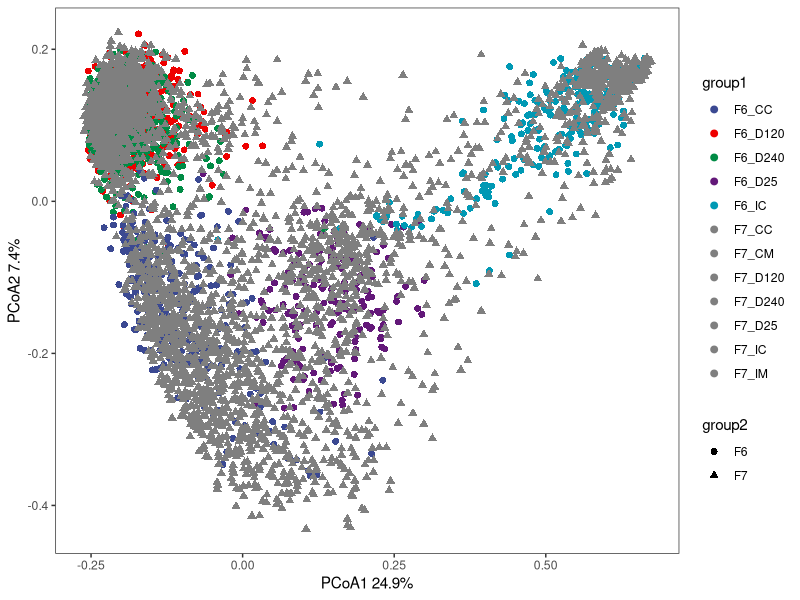
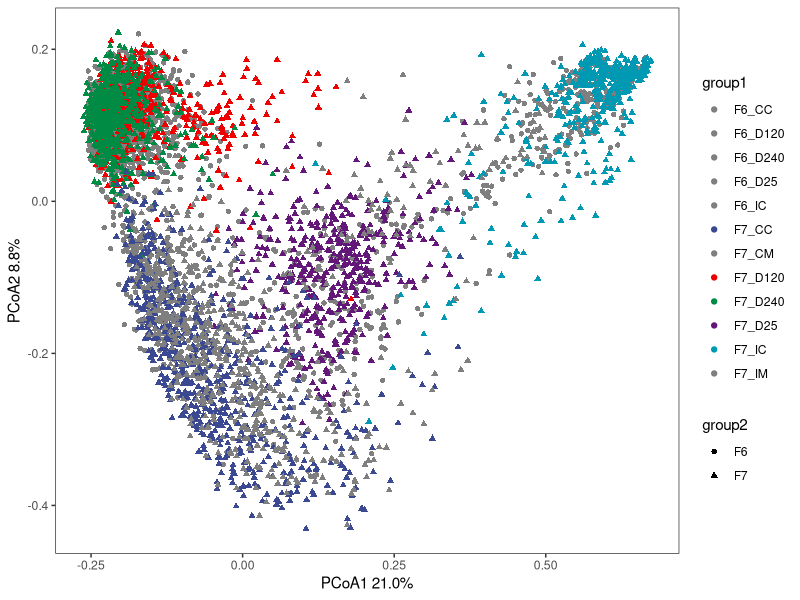
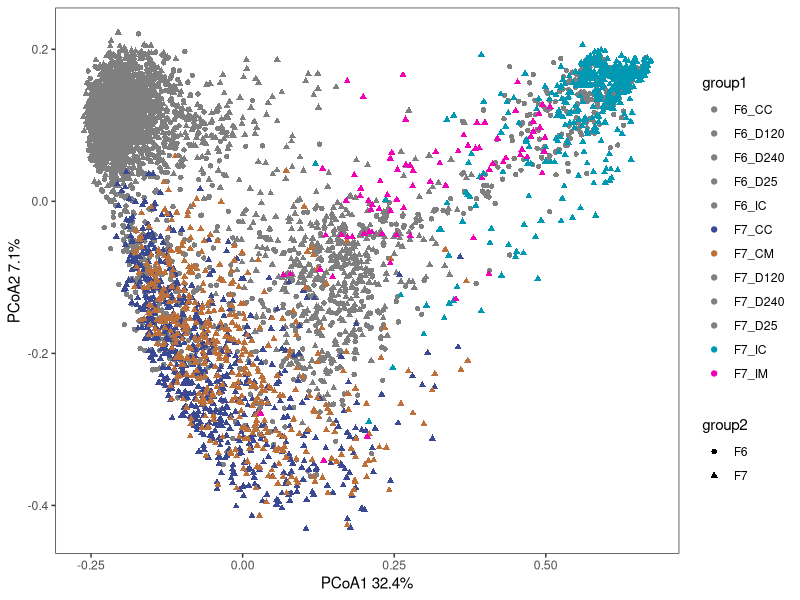

Reproduce these figures in R, in order.
##plot PCoA
data <- read.csv("F6_F7_PCoA_result.txt", header=T, sep="")
library(ggplot2)

##plot I
ggplot(data,aes(x=PCOA1,y=PCOA2,color=group1,shape=group2))+geom_point(size=2)+theme_bw()+theme(panel.grid = element_blank())+xlab("PCoA1 24.9%")+ylab("PCoA2 7.4%")+scale_color_manual(values = c("#3B4992","#EE0000","#008B45","#631879","#0099B4",NA,NA,NA,NA,NA,NA,NA))

##plot II
ggplot(data,aes(x=PCOA1,y=PCOA2,color=group1,shape=group2))+geom_point()+theme_bw()+theme(panel.grid = element_blank())+xlab("PCoA1 21.0%")+ylab("PCoA2 8.8%")+scale_color_manual(values = c(NA,NA,NA,NA,NA,"#3B4992",NA,"#EE0000","#008B45","#631879","#0099B4",NA))

##plot III
ggplot(data,aes(x=PCOA1,y=PCOA2,color=group1,shape=group2))+geom_point()+theme_bw()+theme(panel.grid = element_blank())+xlab("PCoA1 32.4%")+ylab("PCoA2 7.1%")+scale_color_manual(values = c(NA,NA,NA,NA,NA,"#3B4992","#BE703B",NA,NA,NA,"#0099B4","#F200B6"))